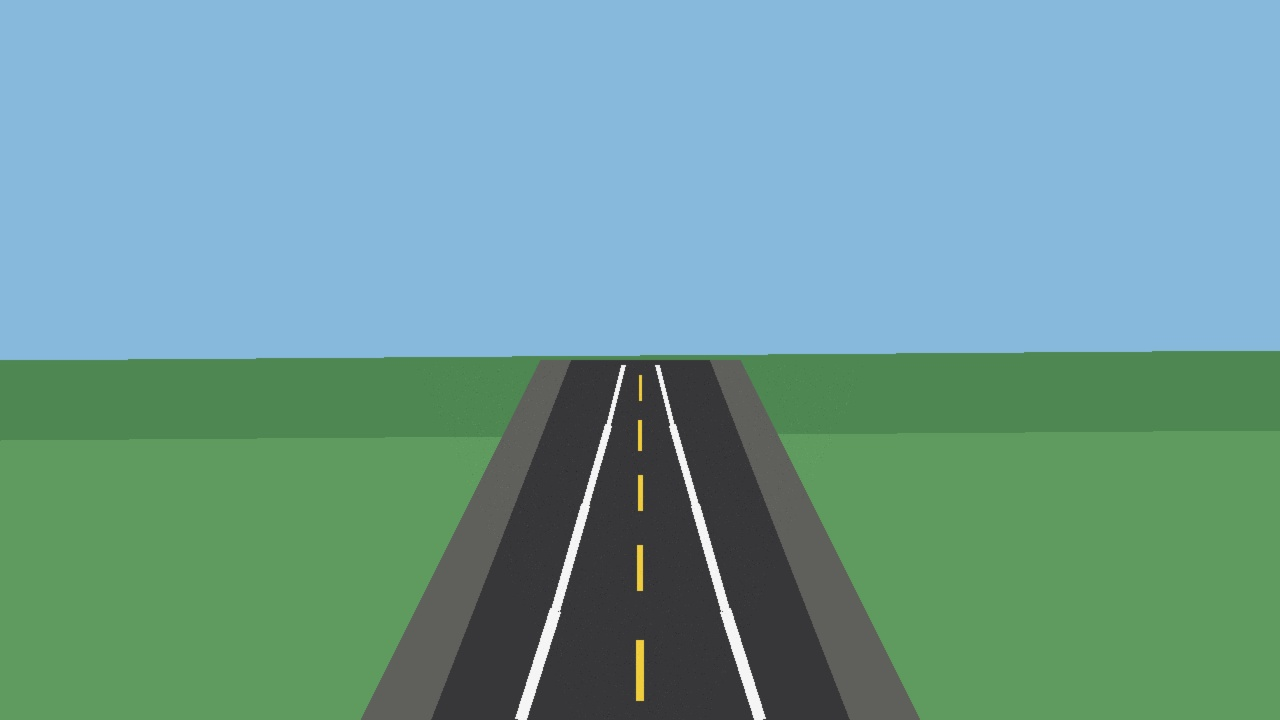
#> input picture data/samples/road_sample.jpg, 1280 x 720 px, found by its file name
$ python basic_lane_detection.py
#> lines starting #> are read from the running program, lines starting #| are printed output that depends on the picture; after the words box and inside, x2 and y2 are one past the last pixel; in counts of white or black regions, pixels touching at a corner belong together
#> in detect_lanes, image is the input picture: shape (720, 1280, 3); mean B, G, R 152.6, 156.3, 110.4
from __future__ import annotations

import argparse
import sys
from pathlib import Path

import cv2
import numpy as np


DEFAULT_IMAGE_PATH = Path("data/samples/road_sample.jpg")
DEFAULT_OUTPUT_PATH = Path("screenshots/lane_detection_result.png")
MAX_IMAGE_WIDTH = 960


def resize_if_needed(image: np.ndarray, max_width: int = MAX_IMAGE_WIDTH) -> np.ndarray:
    """Keep large images manageable while preserving the original aspect ratio."""
#> called with max_width = 960
    height, width = image.shape[:2]
#> height = 720; width = 1280
    if width <= max_width:
        return image

    scale = max_width / width
#> scale = 0.75
    new_size = (max_width, int(height * scale))
#> new_size = (960, 540)
    return cv2.resize(image, new_size, interpolation=cv2.INTER_AREA)


def region_of_interest(edges: np.ndarray) -> np.ndarray:
    """Keep the lower center area where lane lines usually appear."""
    height, width = edges.shape
    polygon = np.array(
        [
            [
                (int(width * 0.1), height),
                (int(width * 0.45), int(height * 0.6)),
                (int(width * 0.55), int(height * 0.6)),
                (int(width * 0.9), height),
            ]
        ],
        dtype=np.int32,
    )

    mask = np.zeros_like(edges)
    cv2.fillPoly(mask, polygon, 255)
    return cv2.bitwise_and(edges, mask)


def detect_lanes(image_path: str | Path, output_path: str | Path = DEFAULT_OUTPUT_PATH) -> bool:
    """Run a simple OpenCV lane detection pipeline and save the result."""
    image_path = Path(image_path)
    output_path = Path(output_path)

    if not image_path.exists():
        print(f"Error: image not found: {image_path}")
        print("Place a simulation or road sample image at data/samples/road_sample.jpg.")
        print("Then run:")
        print(
            "python src/lane_detection/basic_lane_detection.py "
            "--image data/samples/road_sample.jpg "
            "--output screenshots/lane_detection_result.png"
        )
        return False

    image = cv2.imread(str(image_path))
    if image is None:
        print(f"Error: could not read image file: {image_path}")
        return False

    image = resize_if_needed(image)

    print(f"Loaded image: {image_path}")
    print(f"Processing size: {image.shape[1]}x{image.shape[0]}")
#| Processing size: 960x540

    # Convert the frame to grayscale so edge detection focuses on intensity.
    gray = cv2.cvtColor(image, cv2.COLOR_BGR2GRAY)
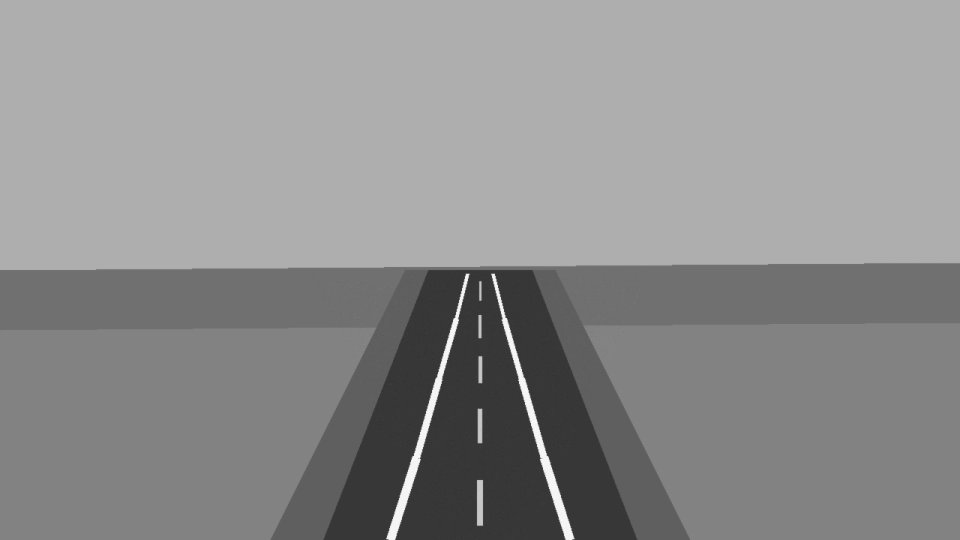
#> gray: shape (540, 960); min 45, max 251, mean 142

    # Smooth small texture and noise before finding edges.
    blurred = cv2.GaussianBlur(gray, (5, 5), 0)

    # Detect strong image edges that may include lane markings.
    edges = cv2.Canny(blurred, threshold1=50, threshold2=150)
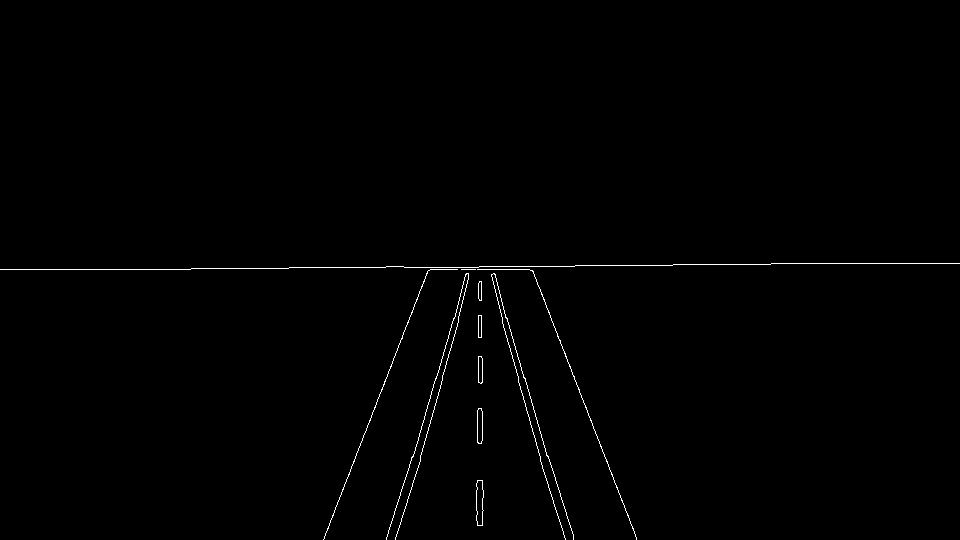
#> edges: shape (540, 960); 0.59% white in thin lines or dots, all inside (x1, y1, x2, y2) = (0, 263, 960, 540)

    # Focus on the lower part of the frame, where lane lines usually appear.
    cropped_edges = region_of_interest(edges)
#> in region_of_interest, `cv2.fillPoly(mask, polygon, 255)`:
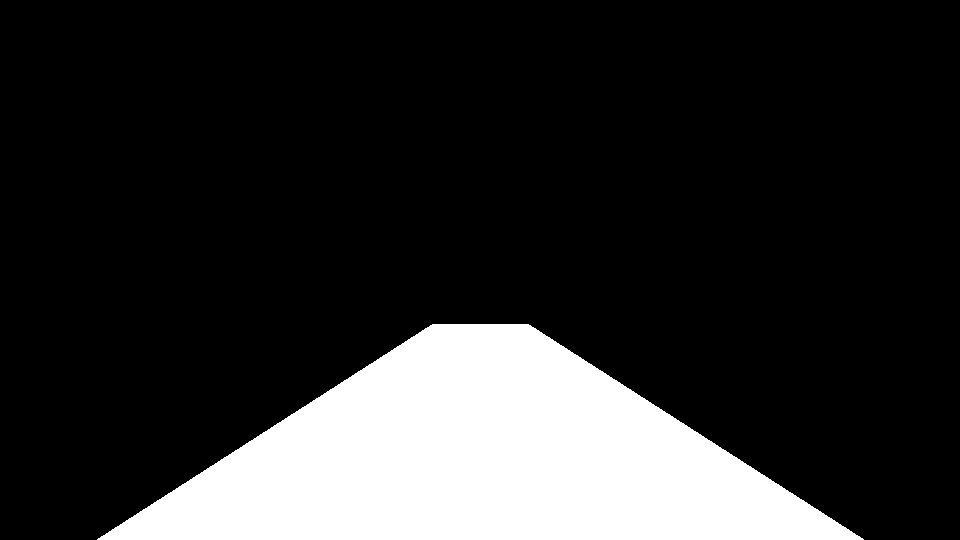
#> mask: shape (540, 960); 18% white; 1 white region, box (x1, y1, x2, y2) and area: (97, 324, 864, 540) 93432
#> in region_of_interest, `return cv2.bitwise_and(edges, mask)`:
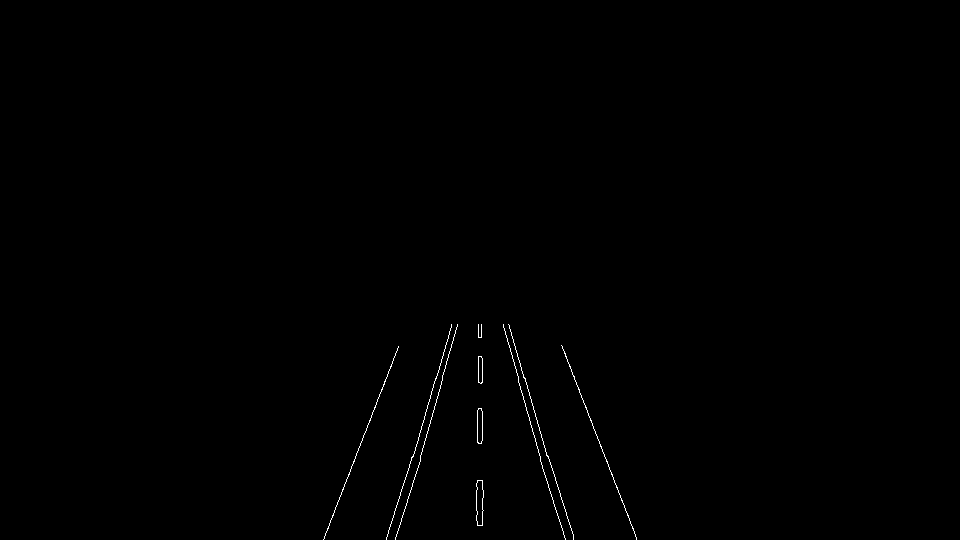
#> returned value: shape (540, 960); 0.3% white in thin lines or dots, all inside (x1, y1, x2, y2) = (323, 324, 637, 540)

    # Detect straight line segments from the masked edge image.
    lines = cv2.HoughLinesP(
        cropped_edges,
        rho=1,
        theta=np.pi / 180,
        threshold=35,
        minLineLength=30,
        maxLineGap=20,
    )
#> lines = 13 rows, first 6: [393, 517, 449, 334], [324, 538, 398, 346], [562, 346, 636, 538], [503, 327, 557, 515], [508, 324, 573, 539], [398, 530, 457, 324]

    line_image = np.zeros_like(image)
    if lines is not None:
        for line in lines:
            x1, y1, x2, y2 = line[0]
            cv2.line(line_image, (x1, y1), (x2, y2), (0, 255, 0), 4)
#> this loop made 13 passes
#> (x1, y1, x2, y2) on passes 1 to 12: (393, 517, 449, 334), (324, 538, 398, 346), (562, 346, 636, 538), (503, 327, 557, 515), (508, 324, 573, 539), (398, 530, 457, 324), (482, 525, 482, 480), (503, 324, 518, 378), (477, 442, 477, 410), (410, 492, 441, 384), (481, 324, 482, 382), (561, 345, 621, 500)
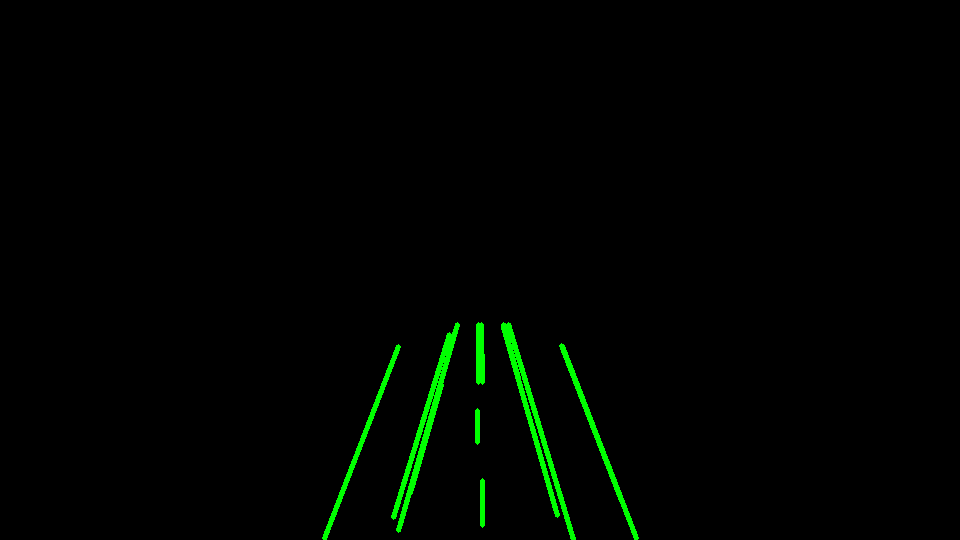
#> line_image: shape (540, 960, 3); mean of channels 0, 1, 2 0, 3.8, 0; drawn as B, G, R
        print(f"Detected {len(lines)} lane-like line segment(s).")
#| Detected 13 lane-like line segment(s).
    else:
        print("No lane-like lines were detected in this image.")

    result = cv2.addWeighted(image, 0.8, line_image, 1.0, 0.0)
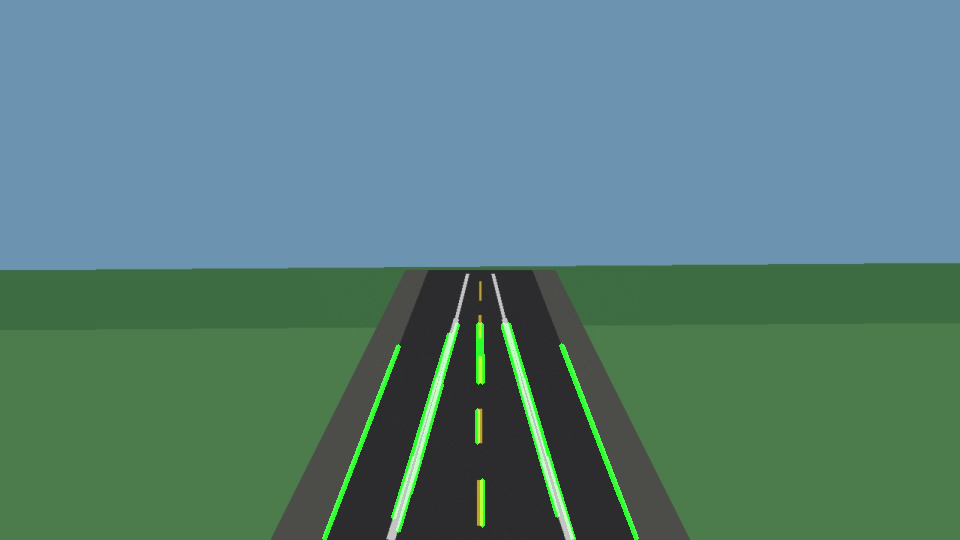
#> result: shape (540, 960, 3); mean B, G, R 122.1, 127.3, 88.3
    output_path.parent.mkdir(parents=True, exist_ok=True)
    saved = cv2.imwrite(str(output_path), result)
    if not saved:
        print(f"Error: failed to save output image: {output_path}")
        return False

    print(f"Success: lane detection result saved to {output_path}")
    return True


def parse_args() -> argparse.Namespace:
    parser = argparse.ArgumentParser(description="Run basic lane detection on a simulator frame.")
    parser.add_argument(
        "--image",
        default=str(DEFAULT_IMAGE_PATH),
        help="Path to an input simulation or road sample image.",
    )
    parser.add_argument(
        "--output",
        default=str(DEFAULT_OUTPUT_PATH),
        help="Where to save the lane detection result image.",
    )
    return parser.parse_args()


if __name__ == "__main__":
    args = parse_args()
    success = detect_lanes(args.image, args.output)
    sys.exit(0 if success else 1)
#> (the program exits here)
